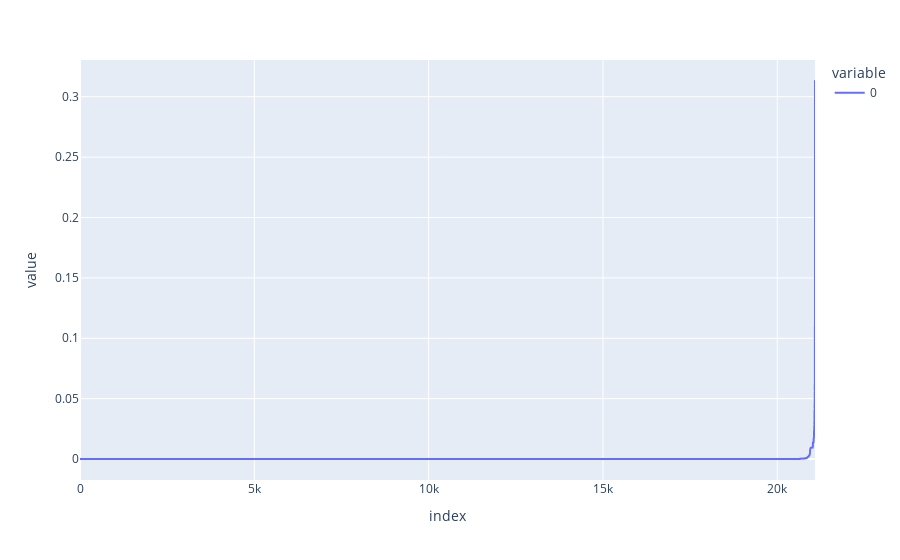

Notebook source saved alongside this figure:
### Code cell
# calculate the distance from each point to its closest neighbor
nn = NearestNeighbors(n_neighbors = 2)

# fit the nearest neighbor
nbrs = nn.fit(reduced)

# returns two arrays - distance to the closest n_neighbors points and index for each point
distances, indices = nbrs.kneighbors(reduced)
print(distances.shape)

# sort the distance and plot it
distances = np.sort(distances, axis=0)
distances = distances[:,1]
px.line(distances)

### Figure 1 — Plotly figure (JSON) as saved in the notebook; plotly's stock layout.template omitted (floating-point values rounded to 4 significant figures; data arrays with more than 128 entries replaced by an {"elided": "..."} marker saying what was removed)
{"data": [{"hovertemplate": "variable=0<br>index=%{x}<br>value=%{y}<extra></extra>", "legendgroup": "0", "line": {"color": "#636efa", "dash": "solid"}, "marker": {"symbol": "circle"}, "mode": "lines", "name": "0", "showlegend": true, "type": "scattergl", "x": {"elided": "21083 int values"}, "xaxis": "x", "y": {"elided": "21083 float values"}, "yaxis": "y"}], "layout": {"legend": {"title": {"text": "variable"}, "tracegroupgap": 0}, "margin": {"t": 60}, "xaxis": {"anchor": "y", "domain": [0, 1], "title": {"text": "index"}}, "yaxis": {"anchor": "x", "domain": [0, 1], "title": {"text": "value"}}}}
